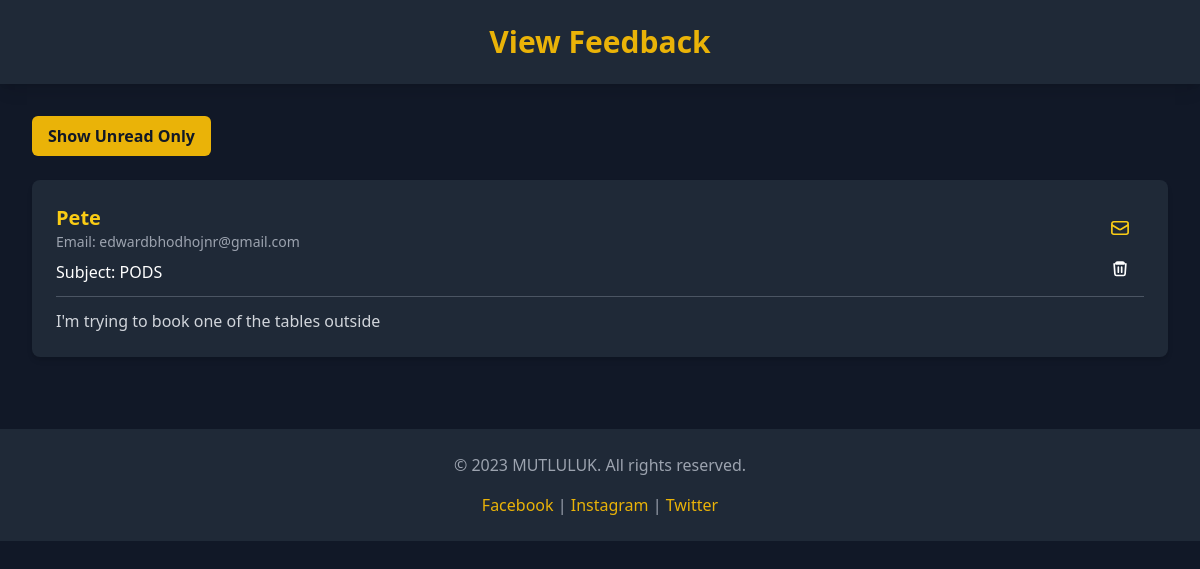
/core/view-feedback/ (signed in), run on the app's committed database.
### core/models.py (models this page shows, shortened)
class Feedback(models.Model):
    name = models.CharField(max_length=100)
    email = models.EmailField()
    subject = models.CharField(max_length=200)
    message = models.TextField(max_length=1000)
    submitted_at = models.DateTimeField(auto_now_add=True)
    read = models.BooleanField(default=False)
    class Meta:
        verbose_name = "Feedback"
        verbose_name_plural = "Feedback"

### core/views.py (the view)
# urls.py: path('view-feedback/', views.view_feedback, name='view_feedback'),
@login_required
@user_passes_test(is_manager)
def view_feedback(request):
    feedback = Feedback.objects.all().order_by('-submitted_at')
    return render(request, 'core/view_feedback.html', {'feedback': feedback})

### core/views.py (called while the page is built)
def is_manager(user):
    return user.is_authenticated and hasattr(user, 'userprofile') and user.userprofile.role == "Manager"

### core/templates/core/view_feedback.html (shortened to what this page needs)
{% load static %}
<!DOCTYPE html>
<html lang="en">
<head>
    <script src="https://cdn.tailwindcss.com"></script>
</head>
<body class="bg-gray-900 text-white font-sans">
    <header class="bg-gray-800 shadow-lg p-6 text-center">
        <h1 class="text-yellow-500 text-3xl font-bold"> View Feedback</h1>
    </header>
    <main class="p-8">
    <div class="mb-6 flex items-center justify-between">
    <button id="filterToggle" onclick="toggleUnreadFilter()" class="px-4 py-2 bg-yellow-500 text-gray-900 font-semibold rounded-md hover:bg-yellow-600 transition" data-filtered="false">
        Show Unread Only
    </button>
    </div>
    {% if feedback %}
    <ul id="feedbackList" class="space-y-6">
        {% for fb in feedback %}
        <li class="relative p-6 rounded-lg shadow-md transition-all feedback-card bg-gray-800 {% if fb.read %} opacity-50 bg-opacity-50 {% endif %}"
            data-read="{{ fb.read|yesno:'true,false' }}" id="feedback-{{ fb.id }}">
            <div class="absolute top-4 right-4 flex flex-col items-end gap-2" data-read="{{ fb.read|yesno:'true,false' }}">
                <div class="absolute top-4 right-4 flex flex-col items-end gap-2">
                    <button title="Mark as read" onclick="markAsRead({{ fb.id }})" class="toggle-read-btn inline-flex items-center justify-center text-grey-400 hover:text-green-400 h-8 w-8" data-read="{{ fb.read|yesno:'true,false' }}">
                    </button>
                    <button title="Delete feedback" onclick="deleteFeedback({{ fb.id }})" class="inline-flex items-center justify-center text-grey-400 hover:text-red-400 h-8 w-8">
                        <svg xmlns="http://www.w3.org/2000/svg" class="h-5 w-5" fill="none" viewBox="0 0 24 24" stroke="currentColor">
                            <path stroke-linecap="round" stroke-linejoin="round" stroke-width="2" d="M19 7l-.867 12.142A2 2 0 0116.138 21H7.862a2 2 0 01-1.995-1.858L5 7m5 4v6m4-6v6M9 7h6m2 0a2 2 0 00-2-2H9a2 2 0 00-2 2h10z" />
                        </svg>
                    </button>
                    </div>
                </div>
            <div class="text-left">
                <h2 class="text-xl font-bold text-yellow-400">{{ fb.name }}</h2>
                <p class="text-sm text-gray-400">Email: {{ fb.email }}</p>
                <p class="text-md text-grey-300 mt-2">Subject: {{ fb.subject }}</p>
            </div>
            <div class="mt-3 border-t border-gray-600 pt-3 text-gray-300">
                {{ fb.message }}
            </div>
        </li>
        {% endfor %}
    </ul>
    {% else %}
    <p class="text-gray-400 text-center mt-4">No feedback to view.</p>
    {% endif %}
</main>
<footer class="bg-gray-800 py-6 mt-10">
    <div class="container mx-auto text-center text-gray-400">
        <p>&copy; 2023 MUTLULUK. All rights reserved.</p>
        <div class="mt-4">
            <a href="#" class="text-yellow-500 hover:text-yellow-600">Facebook</a> |
            <a href="#" class="text-yellow-500 hover:text-yellow-600">Instagram</a> |
            <a href="#" class="text-yellow-500 hover:text-yellow-600">Twitter</a>
        </div>
    </div>
</footer>
</body>
</html>

### data on the page
Feedback: name "Pete", email "edwardbhodhojnr@gmail.com", subject "PODS", message "I'm trying to book one of the tables outside"
